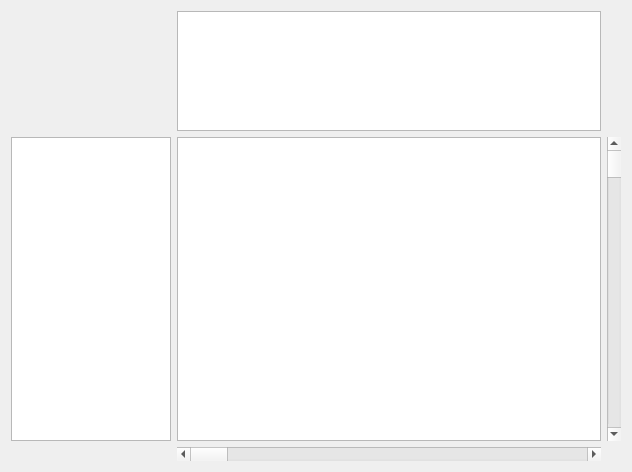
<?xml version="1.0" encoding="UTF-8"?>
<ui version="4.0">
 <class>MatrixView</class>
 <widget class="QWidget" name="MatrixView">
  <property name="geometry">
   <rect>
    <x>0</x>
    <y>0</y>
    <width>632</width>
    <height>472</height>
   </rect>
  </property>
  <property name="windowTitle">
   <string>MatrixView</string>
  </property>
  <layout class="QGridLayout" name="gridLayout">
   <item row="0" column="1">
    <widget class="QTableView" name="tvMarginD">
     <property name="sizePolicy">
      <sizepolicy hsizetype="Expanding" vsizetype="Fixed">
       <horstretch>0</horstretch>
       <verstretch>0</verstretch>
      </sizepolicy>
     </property>
     <property name="maximumSize">
      <size>
       <width>16777215</width>
       <height>120</height>
      </size>
     </property>
     <property name="frameShape">
      <enum>QFrame::StyledPanel</enum>
     </property>
     <property name="verticalScrollBarPolicy">
      <enum>Qt::ScrollBarAlwaysOff</enum>
     </property>
     <property name="horizontalScrollBarPolicy">
      <enum>Qt::ScrollBarAlwaysOff</enum>
     </property>
    </widget>
   </item>
   <item row="1" column="0">
    <widget class="QTableView" name="tvMarginO">
     <property name="sizePolicy">
      <sizepolicy hsizetype="Fixed" vsizetype="Expanding">
       <horstretch>0</horstretch>
       <verstretch>0</verstretch>
      </sizepolicy>
     </property>
     <property name="maximumSize">
      <size>
       <width>160</width>
       <height>16777215</height>
      </size>
     </property>
     <property name="verticalScrollBarPolicy">
      <enum>Qt::ScrollBarAlwaysOff</enum>
     </property>
     <property name="horizontalScrollBarPolicy">
      <enum>Qt::ScrollBarAlwaysOff</enum>
     </property>
    </widget>
   </item>
   <item row="1" column="1">
    <widget class="QTableView" name="tvMatrix">
     <property name="verticalScrollBarPolicy">
      <enum>Qt::ScrollBarAlwaysOff</enum>
     </property>
     <property name="horizontalScrollBarPolicy">
      <enum>Qt::ScrollBarAlwaysOff</enum>
     </property>
    </widget>
   </item>
   <item row="1" column="2">
    <widget class="QScrollBar" name="vsbar">
     <property name="orientation">
      <enum>Qt::Vertical</enum>
     </property>
    </widget>
   </item>
   <item row="2" column="1">
    <widget class="QScrollBar" name="hsbar">
     <property name="orientation">
      <enum>Qt::Horizontal</enum>
     </property>
    </widget>
   </item>
  </layout>
 </widget>
 <resources/>
 <connections/>
</ui>
